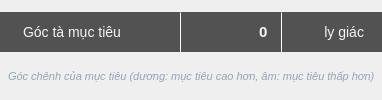
       <widget class="QWidget" name="slopeAngleContainer" native="true">
        <layout class="QVBoxLayout" name="slopeAngleLayout">
         <property name="spacing">
          <number>3</number>
         </property>
         <property name="leftMargin">
          <number>0</number>
         </property>
         <property name="topMargin">
          <number>0</number>
         </property>
         <property name="rightMargin">
          <number>0</number>
         </property>
         <property name="bottomMargin">
          <number>0</number>
         </property>
         
         <!-- Capsule Input -->
         <item>
          <widget class="QWidget" name="slopeAngleCapsule" native="true">
           <property name="minimumSize">
            <size>
             <width>0</width>
             <height>40</height>
            </size>
           </property>
           <property name="maximumSize">
            <size>
             <width>16777215</width>
             <height>40</height>
            </size>
           </property>
           <layout class="QHBoxLayout" name="slopeAngleCapsuleLayout">
            <property name="spacing">
             <number>0</number>
            </property>
            <property name="leftMargin">
             <number>0</number>
            </property>
            <property name="topMargin">
             <number>0</number>
            </property>
            <property name="rightMargin">
             <number>0</number>
            </property>
            <property name="bottomMargin">
             <number>0</number>
            </property>
            
            <!-- Label bên trái -->
            <item>
             <widget class="QLabel" name="slopeAngleLabel">
              <property name="minimumSize">
               <size>
                <width>180</width>
                <height>40</height>
               </size>
              </property>
              <property name="maximumSize">
               <size>
                <width>16777215</width>
                <height>40</height>
               </size>
              </property>
              <property name="text">
               <string>Góc tà mục tiêu</string>
              </property>
              <property name="alignment">
               <set>Qt::AlignLeft|Qt::AlignVCenter</set>
              </property>
              <property name="styleSheet">
               <string notr="true">QLabel {
    background-color: #525252;
    color: #F1F5F9;
    font-size: 14px;
    font-family: 'Tahoma', Arial, sans-serif;
    padding-left: 20px;
    border-top-left-radius: 25px;
    border-bottom-left-radius: 25px;
}</string>
              </property>
             </widget>
            </item>
            
            <!-- Separator 1 -->
            <item>
             <widget class="Line" name="slopeAngleSep1">
              <property name="minimumSize">
               <size>
                <width>1</width>
                <height>0</height>
               </size>
              </property>
              <property name="maximumSize">
               <size>
                <width>1</width>
                <height>16777215</height>
               </size>
              </property>
              <property name="styleSheet">
               <string notr="true">background-color: #F1F5F9;</string>
              </property>
              <property name="orientation">
               <enum>Qt::Vertical</enum>
              </property>
             </widget>
            </item>
            
            <!-- Input Field -->
            <item>
             <widget class="QLineEdit" name="slopeAngleInput">
              <property name="minimumSize">
               <size>
                <width>100</width>
                <height>40</height>
               </size>
              </property>
              <property name="maximumSize">
               <size>
                <width>100</width>
                <height>40</height>
               </size>
              </property>
              <property name="text">
               <string>0</string>
              </property>
              <property name="alignment">
               <set>Qt::AlignRight|Qt::AlignVCenter</set>
              </property>
              <property name="styleSheet">
               <string notr="true">QLineEdit {
    background-color: #525252;
    color: #F1F5F9;
    border: none;
    font-size: 15px;
    font-weight: bold;
    font-family: 'Tahoma', Arial, sans-serif;
    padding-right: 10px;
}
QLineEdit:focus {
    background-color: #626262;
}
QLineEdit:disabled {
    background-color: #3a3a3a;
    color: #808080;
}</string>
              </property>
             </widget>
            </item>
            
            <!-- Separator 2 -->
            <item>
             <widget class="Line" name="slopeAngleSep2">
              <property name="minimumSize">
               <size>
                <width>1</width>
                <height>0</height>
               </size>
              </property>
              <property name="maximumSize">
               <size>
                <width>1</width>
                <height>16777215</height>
               </size>
              </property>
              <property name="styleSheet">
               <string notr="true">background-color: #F1F5F9;</string>
              </property>
              <property name="orientation">
               <enum>Qt::Vertical</enum>
              </property>
             </widget>
            </item>
            
            <!-- Unit Label -->
            <item>
             <widget class="QLabel" name="slopeAngleUnit">
              <property name="minimumSize">
               <size>
                <width>100</width>
                <height>40</height>
               </size>
              </property>
              <property name="maximumSize">
               <size>
                <width>100</width>
                <height>40</height>
               </size>
              </property>
              <property name="text">
               <string>ly giác</string>
              </property>
              <property name="alignment">
               <set>Qt::AlignRight|Qt::AlignVCenter</set>
              </property>
              <property name="styleSheet">
               <string notr="true">QLabel {
    background-color: #525252;
    color: #F1F5F9;
    font-size: 14px;
    font-family: 'Tahoma', Arial, sans-serif;
    padding-right: 15px;
    border-top-right-radius: 25px;
    border-bottom-right-radius: 25px;
}</string>
              </property>
             </widget>
            </item>
           </layout>
          </widget>
         </item>

         <!-- Note Label -->
         <item>
          <widget class="QLabel" name="slopeAngleNote">
           <property name="minimumSize">
            <size>
             <width>0</width>
             <height>20</height>
            </size>
           </property>
           <property name="maximumSize">
            <size>
             <width>16777215</width>
             <height>20</height>
            </size>
           </property>
           <property name="text">
            <string>Góc chênh của mục tiêu (dương: mục tiêu cao hơn, âm: mục tiêu thấp hơn)</string>
           </property>
           <property name="alignment">
            <set>Qt::AlignLeft|Qt::AlignTop</set>
           </property>
           <property name="wordWrap">
            <bool>true</bool>
           </property>
           <property name="styleSheet">
            <string notr="true">QLabel {
    background-color: transparent;
    color: #94A3B8;
    font-size: 11px;
    font-style: italic;
    padding-left: 5px;
    padding-right: 5px;
}</string>
           </property>
          </widget>
         </item>
        </layout>
       </widget>
